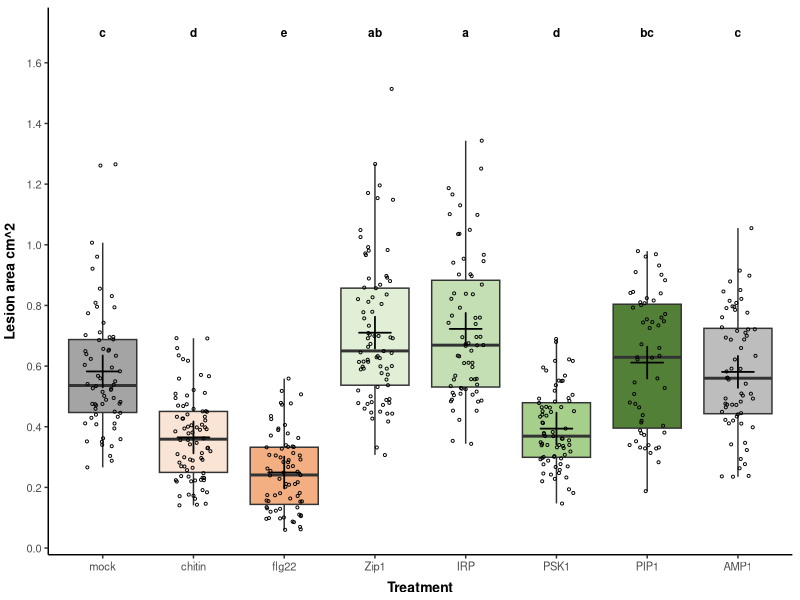

Reproduce this figure in R.
# Analysis from cell death quantification
# 22.03.2022
# Daniel Moser
# Data was generated by Maurice König
# Comparison of the effect of different peptide treatments on the cell death caused by Botrytis

# Load packages
library(tidyverse)
library(multcompView)

# Load data
test_data <- read_tsv("botrytis/botrytis lehsion size all reps final.txt")
replicate <- seq(1,78)
test_data <- cbind(test_data, replicate)
test_data %>% pivot_longer(!replicate, names_to = "treatment") -> data
data$treatment <- factor(data$treatment,
                    levels=c("mock",
                                       "chitin",
                                       "flg22",
                                       "Zip1",
                                       "IRP",
                                       "PSK1",
                                       "PIP1",
                                       "AMP1"))

# ANOVA - within group variation
model_td <- lm(value ~ treatment, data)
anova_td <- aov(model_td) # ANOVA table


# Tukey HSD - comparison of treatments
tukey_td <- TukeyHSD(anova_td, conf.level = 0.95, ordered = T)
tukey_td$treatment

# Group letter display
letter_colors <- list("a" = "blue",
                      "ab" = "brown",
                      "bc" = "green",
                      "c" = "orange",
                      "d" = "red",
                      "e" = "pink")
group_letters <- as.data.frame.list(multcompLetters4(anova_td, tukey_td)$treatment)[1]
group_letters <- tibble(treatment=row.names(group_letters),
                        letters=group_letters$Letters)
data %>% 
  left_join(group_letters, by="treatment") %>%
  mutate(color_letter = as.character(letter_colors[letters])) -> data

  
data %>% 
  group_by(treatment) %>% 
  summarise(position = max(value, na.rm	= T) * 1.10,
            avg = mean(value, na.rm	= T)) %>% 
  left_join(group_letters, by="treatment") %>%
  mutate(color_letter = as.character(letter_colors[letters])) -> position_data

position_data$treatment <- factor(position_data$treatment,
                                  levels=c("mock",
                                           "chitin",
                                           "flg22",
                                           "Zip1",
                                           "IRP",
                                           "PSK1",
                                           "PIP1",
                                           "AMP1"))


# Plotting
g <- ggplot(data, aes(treatment, value)) +
      geom_text(data=position_data, aes(x= treatment, y = 1.7, label = letters), size = 3, fontface="bold") +
      xlab("Treatment") + 
      ylab("Lesion area cm^2") +
      scale_y_continuous(breaks=c(seq(0, 1.6, by=0.2))) +
      theme_classic() +
      theme(plot.title = element_text(vjust = 1, hjust = 0.5, size = 16, face="bold"),
          axis.title = element_text(size = 10, face="bold"),
          axis.title.x = element_text(vjust = 0),
          axis.title.y = element_text(vjust = 2),
          axis.text = element_text(size = 8)) +
  geom_boxplot(data=data, aes(treatment, value), outlier.colour = NA, 
               fill=c("#a4a4a4", "#fae4d5", "#f3af82", "#e1efd7", "#c3dfb3", "#a6cf8b", "#538037", "#bdbdbd")) +
  geom_jitter(data=data, aes(treatment, value), col="black", width=0.2, size=0.7, shape=1) + 
  geom_point(data=position_data, aes(x=treatment, y=avg), shape=3, size=7, stroke=0.9) +
  theme(legend.position="none")
g

test <- anova(model_td)
test$`Pr(>F)`[1]
